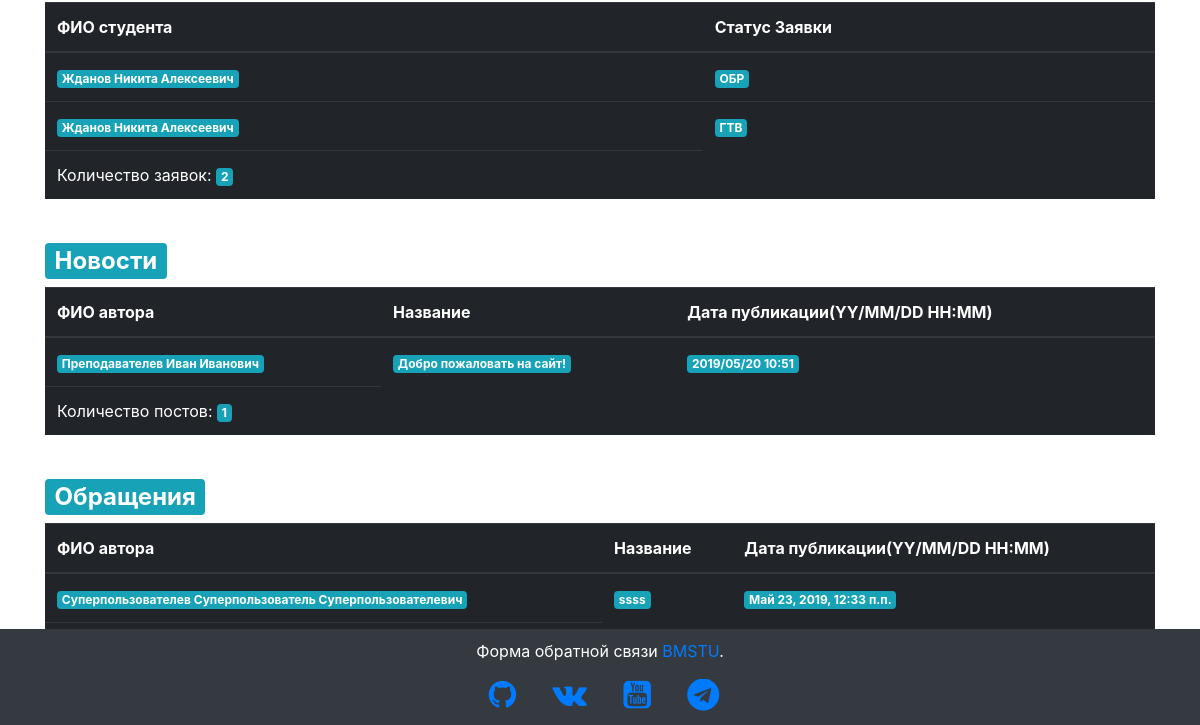
The page /analysys/ (lower part) on the database as committed earlier.
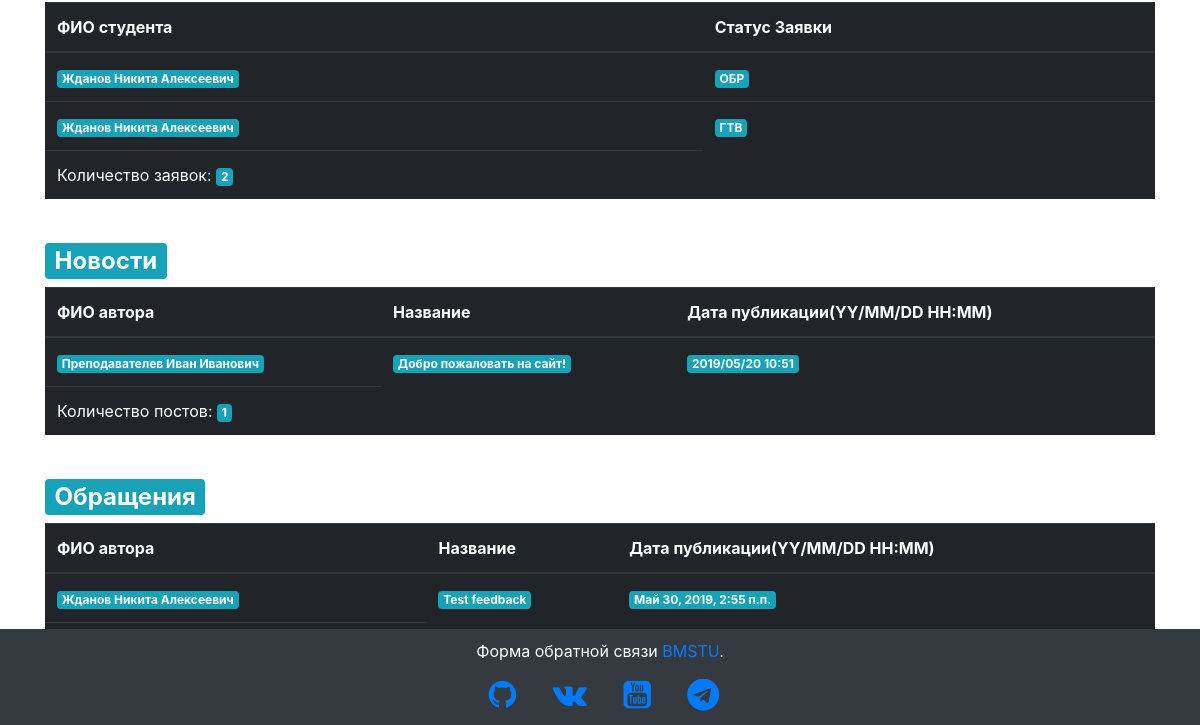
The same page on the database as committed later.
### pages/models.py (models this page shows, shortened)
class Feedback(models.Model):
    name = models.CharField(max_length=255, verbose_name="Название обращения")
    body = models.TextField(verbose_name="Текст обращения")
    date = models.DateTimeField(auto_now=True, verbose_name="Дата обращения")
    author = models.ForeignKey(
        settings.AUTH_USER_MODEL,
        on_delete=models.CASCADE,
        verbose_name = "Создал"
    )

### users/models.py (models this page shows, shortened)
class CustomUser(AbstractUser):
    date_of_birth = models.DateTimeField(verbose_name='Дата рождения', default=date.today)
    full_name = models.CharField(max_length=255, verbose_name='ФИО', null=True)
    phone_no = models.CharField(max_length=255, verbose_name='Контактный телефон', default='+7-499-555-55-55')
    STUDENT = 'СТ'
    TEACHER = 'ПР'
    ROLE_CHOICES = (
        (STUDENT, 'Студент'),
        (TEACHER, 'Преподаватель')
    )
    user_role = models.CharField(max_length=2,
        choices=ROLE_CHOICES,
        default=STUDENT,
        verbose_name='Роль пользователя'
    )
    IU1 = 'ИУ1'
    IU2 = 'ИУ2'
    IU3 = 'ИУ3'
    IU4 = 'ИУ4'
    IU5 = 'ИУ5'
    IU6 = 'ИУ6'
    IU7 = 'ИУ7'
    IU8 = 'ИУ8'
    STUDENT_GROUP_CHOICES = (
        (IU1, 'ИУ-1'),
        (IU2, 'ИУ-2'),
        (IU3, 'ИУ-3'),
        (IU4, 'ИУ-4'),
        (IU5, 'ИУ-5'),
        (IU6, 'ИУ-6'),
        (IU7, 'ИУ-7'),
        (IU8, 'ИУ-8')
    )
    student_group = models.CharField(max_length=3,
        choices=STUDENT_GROUP_CHOICES,
        verbose_name='Группа студента',
        default=IU6
    )
    """
    if user_role == STUDENT:
        user_group = ForeignKey(
        Student_group,
        on_delete=models.CASCADE,
        verbose_name = "Группа студента"
    )
    """

### analysys/views.py (the view)
# urls.py: path('', views.dashboardView, name='dashboard'),
def dashboardView(request):
    all_students = CustomUser.objects.filter(user_role=CustomUser.STUDENT)
    all_teachers = CustomUser.objects.filter(user_role=CustomUser.TEACHER)
    all_messages = Message.objects.all()
    all_orders = Order.objects.all()
    all_rks = RK.objects.all()
    all_rk_results = RKResult.objects.all()
    all_disciplines = Disciple.objects.all()
    all_articles = Article.objects.all()
    all_attendance_logs = Attendance.objects.all()
    all_feedbacks = Feedback.objects.all()
    orders_count = len(all_orders)
    students_count = len(all_students)
    teachers_count = len(all_teachers)
    feedbacks_count = len(all_feedbacks)
    students_age = [int(timezone.now().year - el.date_of_birth.year) for el in all_students]
    avg_age = sum(students_age)//students_count
    all_teacher_discs = [", ".join([el.name for el in teacher.disciple_set.all()]) for teacher in all_teachers]
    teachers_age = [int(timezone.now().year - el.date_of_birth.year) for el in all_teachers]
    avg_age_teacher = sum(teachers_age)//teachers_count
    students_rk_results = []
    students_rk_results_avgs = []
    for student in all_students:
        results = student.rkresult_set.all()
        results_repr = ", ".join([el.result for el in results])
        students_rk_results.append(results_repr)
        students_rk_results_avgs.append(round(sum([float(el.result.split()[0]) for el in results])/len(students_rk_results), 2))
    students_all_avg = round(sum(students_rk_results_avgs)/students_count, 2)
    articles_count = len(all_articles)
    articles_dates_formated = []
    for el in all_articles:
        minute = el.date.minute
        hour = el.date.hour
        day = el.date.day
        year = el.date.year
        month = el.date.month
        if len(str(el.date.month)) == 2:
            articles_dates_formated.append(f"{year}/{month}/{day} {hour}:{minute}")
        else:
            articles_dates_formated.append(f"{year}/0{month}/{day} {hour}:{minute}")
    context = {
        'students': all_students,
        'students_ages': zip(all_students, students_age),
        'students_ages_rk_results_avgs': zip(all_students, students_age, students_rk_results, students_rk_results_avgs),
        'students_count': students_count,
        'students_all_avg': students_all_avg,
        'teachers': zip(all_teachers, teachers_age, all_teacher_discs),
        'teachers_count': teachers_count,
        'avg_age': avg_age,
        'avg_age_teacher': avg_age_teacher,
        'orders': all_orders,
        'orders_count': orders_count,
        'messages': all_messages,
        'disciples': all_disciplines,
        'articles': zip(all_articles, articles_dates_formated),
        'articles_count': articles_count,
        'feedbacks': all_feedbacks,
        'feedbacks_count': feedbacks_count,
        }
    return render(request, 'dashboard.html', context=context)

### templates/dashboard.html (shortened to what this page needs)
{% extends 'base.html' %}
{% load crispy_forms_tags %}
{% block content %}
    <br>
    <br>
    <table id="att_form" class="table table-dark">
      <thead class="thead-dark">
        <tr>
          <th>ФИО студента</th>
          <th>Статус Заявки</th>
        </tr>
      </thead>
      <tbody>
        {% for order in orders %}
          <tr>
            <td><span class="badge badge-info">{{ order.author.full_name }}</span></td>
            <td><span class="badge badge-info">{{ order.status }}</span></td>
          </tr>
        {% endfor %}
      </tbody>
      <tfoot>
        <tr>
          <td>Количество заявок: <span class="badge badge-info">{{ orders_count }}</span></td>
        </tr>
      </tfoot>
    </table>
    <br>
    <h2><span class="badge badge-info">Новости</span></h2>
    <table id="att_form" class="table table-dark">
      <thead class="thead-dark">
        <tr>
          <th>ФИО автора</th>
          <th>Название</th>
          <th>Дата публикации(YY/MM/DD HH:MM)</th>
        </tr>
      </thead>
      <tbody>
        {% for article, date_pub in articles %}
          <tr>
            <td><span class="badge badge-info">{{ article.author.full_name }}</span></td>
            <td><span class="badge badge-info">{{ article.title }}</span></td>
            <td><span class="badge badge-info">{{ date_pub }}</span></td>
          </tr>
        {% endfor %}
      </tbody>
      <tfoot>
        <tr>
          <td>Количество постов: <span class="badge badge-info">{{ articles_count }}</span></td>
        </tr>
      </tfoot>
    </table>
    <br>
    <h2><span class="badge badge-info">Обращения</span></h2>
    <table id="att_form" class="table table-dark">
      <thead class="thead-dark">
        <tr>
          <th>ФИО автора</th>
          <th>Название</th>
          <th>Дата публикации(YY/MM/DD HH:MM)</th>
        </tr>
      </thead>
      <tbody>
        {% for feedback in feedbacks %}
          <tr>
            <td><span class="badge badge-info">{{ feedback.author.full_name }}</span></td>
            <td><span class="badge badge-info">{{ feedback.name }}</span></td>
            <td><span class="badge badge-info">{{ feedback.date }}</span></td>
          </tr>
        {% endfor %}
      </tbody>
      <tfoot>
        <tr>
          <td>Количество обращений: <span class="badge badge-info">{{ feedbacks_count }}</span></td>
        </tr>
      </tfoot>
    </table>
    <a class="btn btn-light ml-2" href="http://pentaho.com" target="_blank">В панель анализа</a>
    <a class="btn btn-light ml-2" href="{% url 'home' %}">Вернуться</a>
{% endblock %}

Rows that differ between the two databases and show on the page:
removed Feedback: author.full_name "Суперпользователев Суперпользователь Суперпользователевич", name "ssss", date "Май 23, 2019, 12:33 п.п."
added Feedback: author.full_name "Жданов Никита Алексеевич", name "Test feedback", date "Май 30, 2019, 2:55 п.п."
